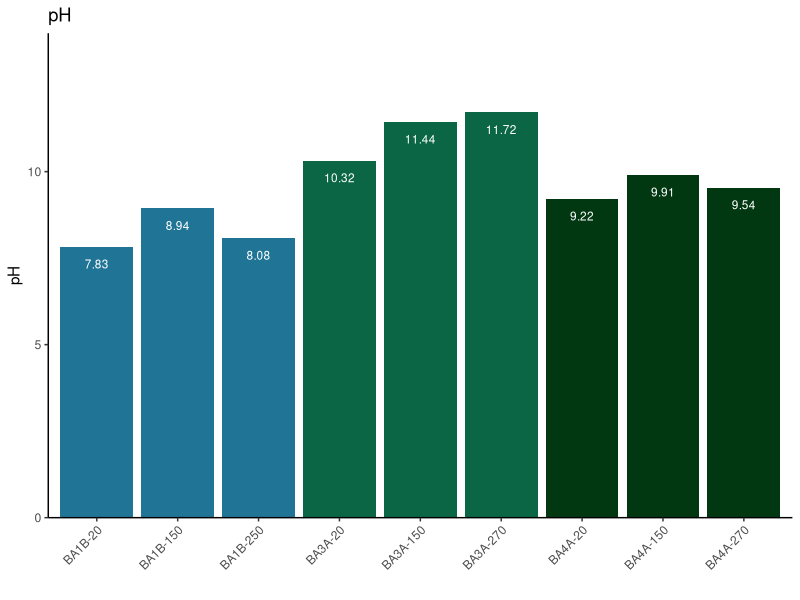
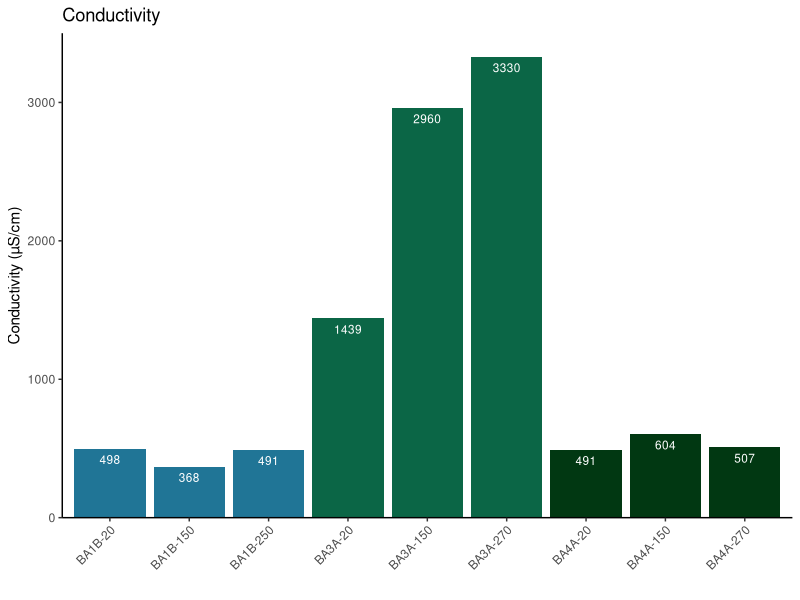
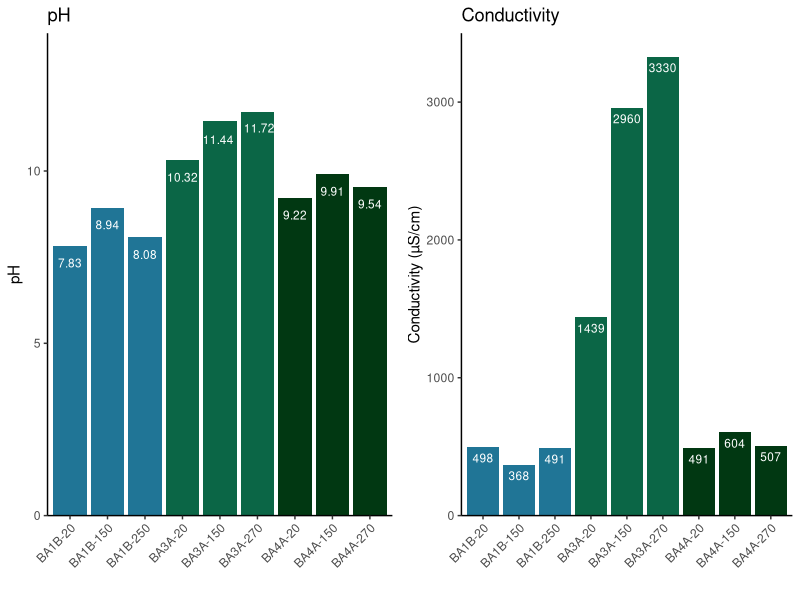

The R source for these figures, in order:
## ---- chunk 1
library(tidyverse)
## ---- chunk 2
om23 <- readxl::read_excel("data/OM23_field_data.xlsx") |> 
  group_by(well) |> 
  mutate(condition = fct_reorder(.f = condition, .x = depth))

well_palette <- c("#207596", "#0b6646", "#013812")
## ---- chunk 3
p_pH <- om23 |> 
  filter(!well %in% c("NSHQ14", "BA1D"), depth %in% c(20, 150, 250, 270)) |> 
  ggplot(
  aes(
    x = condition,
    y = pH,
    fill = well,
    label = pH
  )
) +
  geom_col() +
  scale_y_continuous(expand = c(0,0), limits = c(0, 14)) +
  scale_fill_manual(values = well_palette) +
  ggrepel::geom_text_repel(
    nudge_y = -0.5,
    color = "white",
    segment.color = NA,
    segment.curvature = 1,
    size = 3) +
  theme_classic() +
  labs(
    x = "",
    fill = "",
    title = "pH"
  ) +
  theme(
    axis.text.x = element_text(angle = 45, hjust = 1),
    legend.position = "none"
  )
p_pH
## ---- chunk 4
p_cond <- om23 |> 
  filter(!well %in% c("NSHQ14", "BA1D"), depth %in% c(20, 150, 250, 270)) |> 
  ggplot(
  aes(
    x = condition,
    y = `conductivity (µS/cm)`,
    fill = well,
    label = `conductivity (µS/cm)`
  )
) +
  geom_col() +
  scale_y_continuous(expand = c(0,0), limits = c(0, 3500)) +
  scale_fill_manual(values = well_palette) +
  ggrepel::geom_text_repel(
    nudge_y = -10,
    color = "white",
    segment.color = NA,
    segment.curvature = 1,
    size = 3) +
  theme_classic() +
  labs(
    x = "",
    fill = "",
    y = "Conductivity (µS/cm)",
    title = "Conductivity"
  ) +
  theme(
    axis.text.x = element_text(angle = 45, hjust = 1),
    legend.position = "none"
  )
p_cond
## ---- chunk 5
cowplot::plot_grid(p_pH, p_cond)
